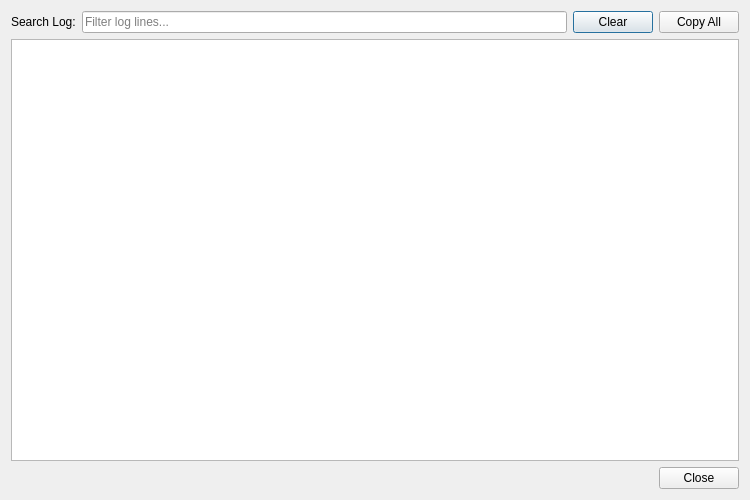
<?xml version="1.0" encoding="UTF-8"?>
<ui version="4.0">
 <class>LogViewerDialog</class>
 <widget class="QDialog" name="LogViewerDialog">
  <property name="geometry">
   <rect>
    <x>0</x>
    <y>0</y>
    <width>750</width>
    <height>500</height>
   </rect>
  </property>
  <property name="windowTitle">
   <string>FFmpeg Log Viewer</string>
  </property>
  <layout class="QVBoxLayout" name="dialogLayout">
   <item>
    <layout class="QHBoxLayout" name="searchLayout">
     <item>
      <widget class="QLabel" name="lblSearch">
       <property name="text">
        <string>Search Log:</string>
       </property>
      </widget>
     </item>
     <item>
      <widget class="QLineEdit" name="txtLogSearch">
       <property name="placeholderText">
        <string>Filter log lines...</string>
       </property>
      </widget>
     </item>
     <item>
      <widget class="QPushButton" name="btnClearLog">
       <property name="text">
        <string>Clear</string>
       </property>
      </widget>
     </item>
     <item>
      <widget class="QPushButton" name="btnCopyLog">
       <property name="text">
        <string>Copy All</string>
       </property>
      </widget>
     </item>
    </layout>
   </item>
   <item>
    <widget class="QPlainTextEdit" name="txtFullLog">
     <property name="readOnly">
      <bool>true</bool>
     </property>
     <property name="font">
      <font>
       <family>Monospace</family>
       <pointsize>9</pointsize>
      </font>
     </property>
    </widget>
   </item>
   <item>
    <widget class="QDialogButtonBox" name="logButtonBox">
     <property name="standardButtons">
      <set>QDialogButtonBox::Close</set>
     </property>
    </widget>
   </item>
  </layout>
 </widget>
 <resources/>
 <connections/>
</ui>
